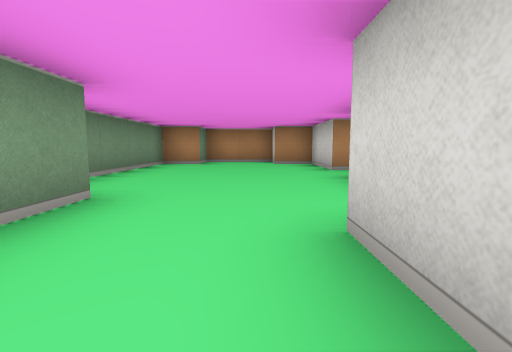
[1] (above)

19 first-person views from a walk through a cub3D level. The camera is about half as high as the walls, tilts 6° down and sees 85° across. The floor is counted in squares. Each view is taken from the middle of a square. On the plan, view 1 faces up. The plan holds only what a view shows up to about 9 squares ahead; the rest is blank. The place goes on beyond the plan.

[2]
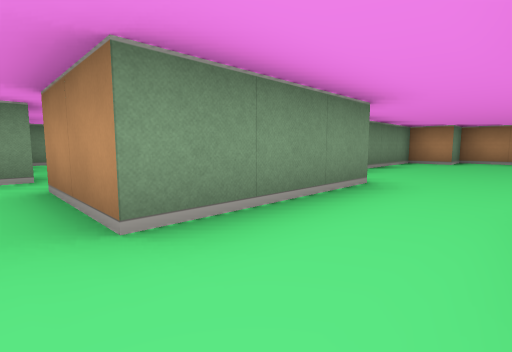

[3]
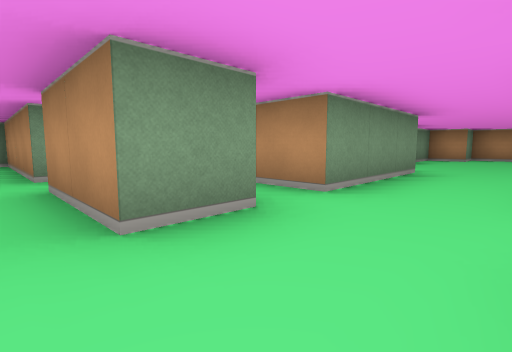

[4]
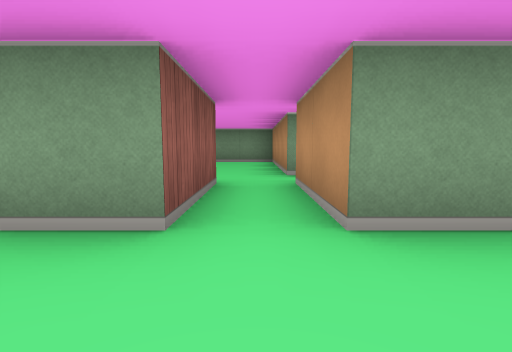

[5]
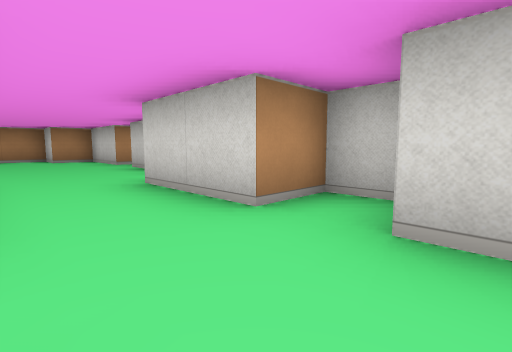

[6]
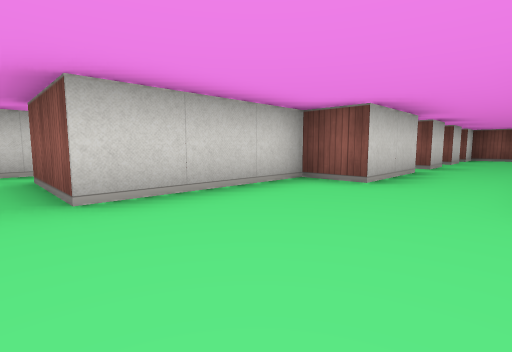

[7]
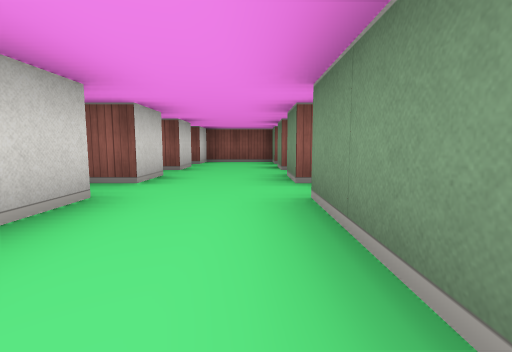

[8]
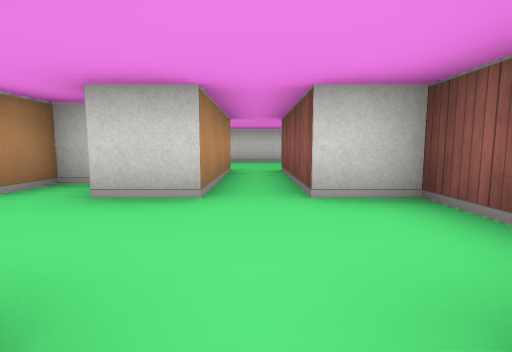

[9]
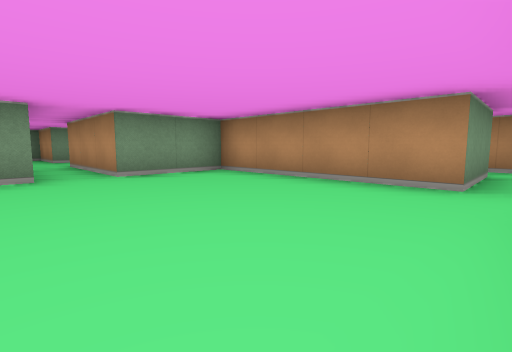

[10]
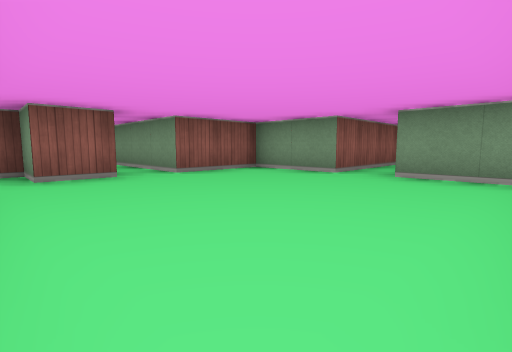

[11]
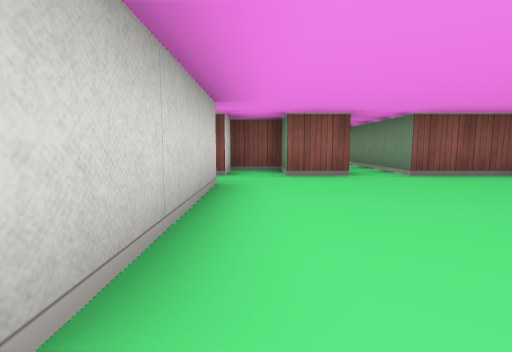

[12]
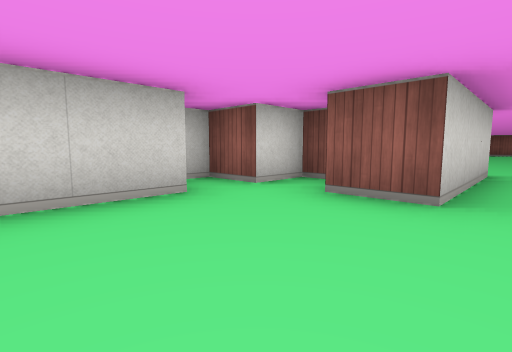

[13]
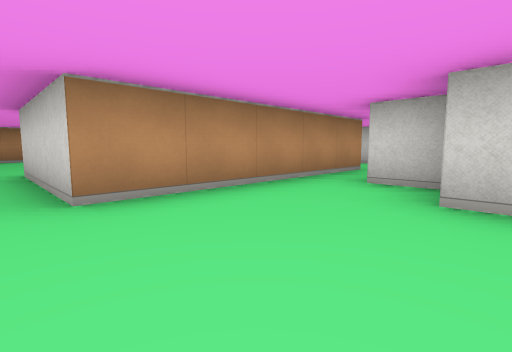

[14]
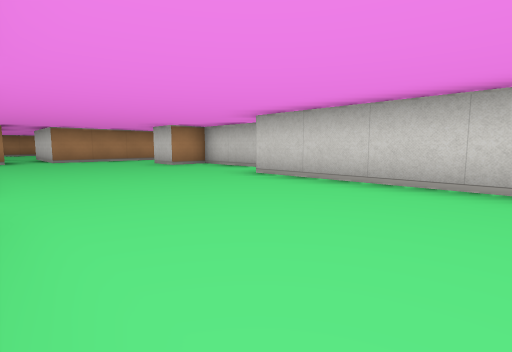

[15]
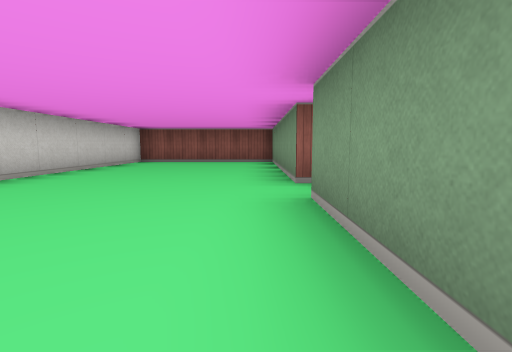

[16]
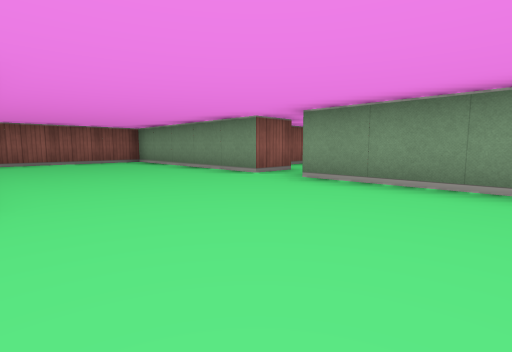

[17]
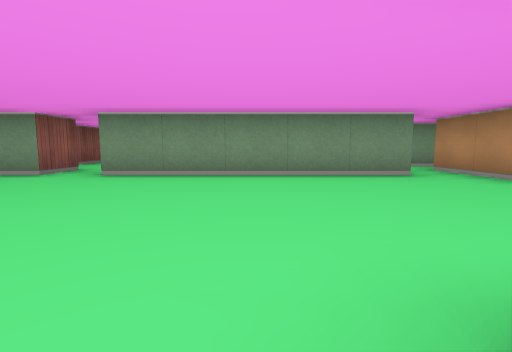

[18]
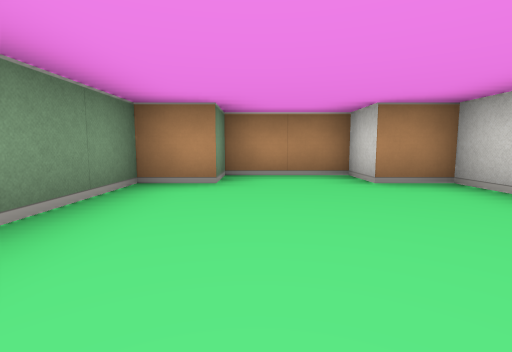

[19]
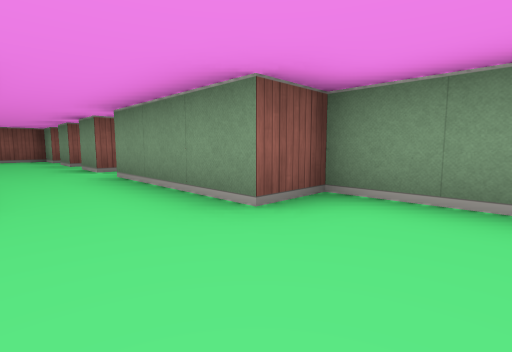

### Floor plan
Points are (right, up) in squares from view 1. A wall is a line through its corners. A room is listed if a view was taken in it or the views show most of it. See-through windows are left out.
Room 1 (views 1, 2, 6, 7, 18, 19)
walls: (1.5, 5.5) (1.5, 7.5) (0.5, 7.5) (0.5, 8.5) (-1.5, 8.5) (-1.5, 7.5) (-2.5, 7.5) (-2.5, 2.5) (-1.5, 2.5) (-1.5, -0.5) (-3.5, -0.5); (0.5, -1.5) (1.1, -1.5); (1.5, -1.2) (1.5, -0.5) (0.5, -0.5) (0.5, 1.5) (1.5, 1.5) (1.5, 4.5)
ways out: opening at (-0.5, -2) to room 2; opening at (-2.5, -1); opening at (2.5, 5)
Room 2 (views 3, 4, 5)
walls: (-1.5, -1.4) (-1.5, -2.5) (-3.5, -2.5); (0.5, -4.5) (0.5, -3.5) (0.9, -3.5); (1.5, -3) (1.5, -2.5) (0.5, -2.5) (0.5, -1.5); (-3.5, -3.5) (-1.5, -3.5) (-1.5, -4.5)
ways out: opening at (-0.5, -2) to room 1; opening at (-0.5, -4) to room 3; opening at (-2.5, -3) to room 4
Room 3 (view 8)
walls: (-1.5, -5.5) (-1.5, -6.5) (0.5, -6.5) (0.5, -5.5)
ways out: opening at (-0.5, -4) to room 2; opening at (1, -5)
Room 4 (views 9, 10, 11, 12)
walls: (-3.5, -6.6) (-3.5, -3.5); (-4.5, -2.5) (-8.5, -2.5) (-8.5, -4.5) (-11.5, -4.5); (-5.5, -10.5) (-5.5, -7.5) (-4.5, -7.5) (-4.5, -8.5) (-3.5, -8.5) (-3.5, -7.5) (-2.5, -7.5) (-2.5, -7); (-11.5, -5.5) (-8.5, -5.5) (-8.5, -7.5) (-6.5, -7.5) (-6.5, -10.5)
ways out: opening at (-2.5, -3) to room 2; opening at (-6, -11) to room 5; opening at (-11, -5); opening at (-4, -2)
Room 5 (views 13, 14, 15, 16, 17)
walls: (-2.5, -15.5) (-2.5, -13.5) (-3.5, -13.5) (-3.5, -12.5); (-8.6, -17.5) (-7.5, -17.5) (-7.5, -22.5) (-3.5, -22.5) (-3.5, -16.5); (-2.5, -12.4) (-2.5, -11.5); (-7.5, -11.4) (-7.5, -16.5); (-6.5, -10.5) (-8.5, -10.5); (-2.5, -10.5) (-5.5, -10.5)
ways out: opening at (-6, -11) to room 4; opening at (-8, -17); opening at (-8, -11); opening at (-2, -11)

Where each view was taken, in squares from view 1:
view 1: 0 up, 0 right, facing up
view 2: 1 down, 0 right, facing up-left
view 3: 3 down, 0 right, facing up-left
view 4: 3 down, 0 right, facing left
view 5: 2 down, 1 left, facing up-right
view 6: 5 up, 1 left, facing down-right
view 7: 2 up, 1 left, facing down
view 8: 5 down, 2 left, facing right
view 9: 6 down, 4 left, facing up-left
view 10: 3 down, 4 left, facing down-left
view 11: 3 down, 4 left, facing down
view 12: 5 down, 6 left, facing down-right
view 13: 13 down, 6 left, facing up-right
view 14: 20 down, 7 left, facing up-right
view 15: 14 down, 7 left, facing down
view 16: 14 down, 4 left, facing down-left
view 17: 14 down, 3 left, facing left
view 18: 4 up, 1 left, facing up
view 19: 4 up, 0 right, facing down-left
